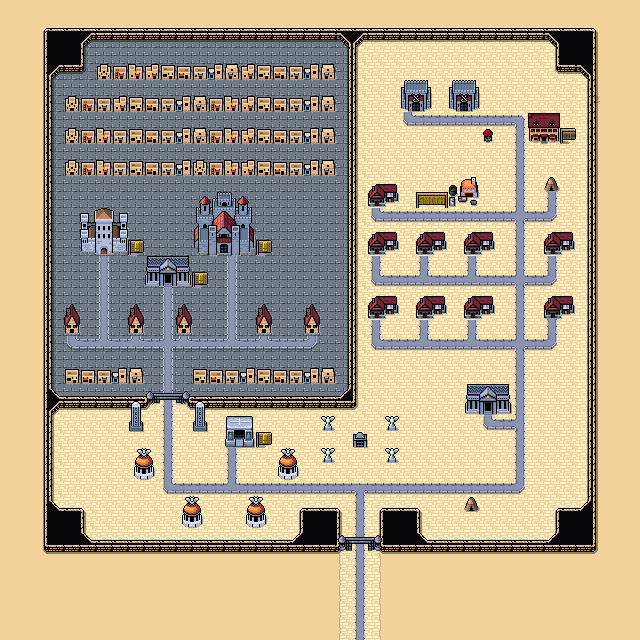

Below is a game level as drawn by its tile map, then a one-line description and the .tmx that defines it (tile-layer data replaced by summaries):
An orthogonal 40x40 tile map with 16x16 px tiles, 5 tile layers (Background, Ground2, Ground, Walls, ...), 3 tilesets and 28 objects.

<map version="1.10" tiledversion="1.11.2" orientation="orthogonal" renderorder="right-down" width="40" height="40" tilewidth="16" tileheight="16" infinite="0" nextlayerid="7" nextobjectid="109">
 <editorsettings>
  <export target="wastetown..tmx" format="tmx" />
 </editorsettings>
 <tileset firstgid="1" source="../../../../common/maps/tileset/main.tsx" />
 <tileset firstgid="10113" source="../../../../common/maps/tileset/buildings.tsx" />
 <tileset firstgid="11905" source="../../../../common/maps/tileset/buildings-nocollide.tsx" />
 <layer id="1" name="Background" width="40" height="40">
  <data>[1600 cells, 1600 non-empty, 6 distinct tile ids]</data>
 </layer>
 <layer id="6" name="Ground2" width="40" height="40">
  <data>[1600 cells, 1510 non-empty, 26 distinct tile ids]</data>
 </layer>
 <layer id="2" name="Ground" width="40" height="40">
  <data>[1600 cells, 1493 non-empty, 60 distinct tile ids]</data>
 </layer>
 <layer id="3" name="Walls" width="40" height="40">
  <properties>
   <property name="spriteLayer" type="bool" value="true" />
  </properties>
  <data>[1600 cells, 1591 non-empty, 63 distinct tile ids]</data>
 </layer>
 <layer id="5" name="Overlay" width="40" height="40">
  <data>[1600 cells, 1586 non-empty, 26 distinct tile ids]</data>
 </layer>
 <objectgroup id="4" name="Objects">
  <!-- 28 objects omitted --></objectgroup>
</map>
<!-- 28 of 28 objects omitted -->
